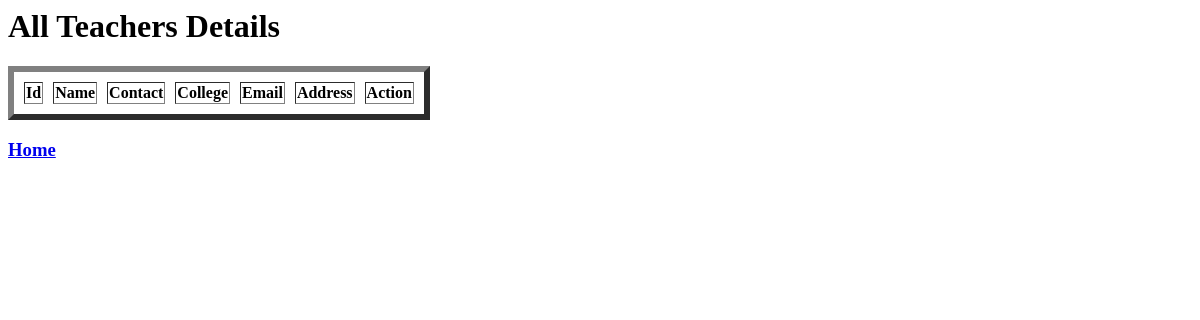
Before: /teacherList with the older database file.
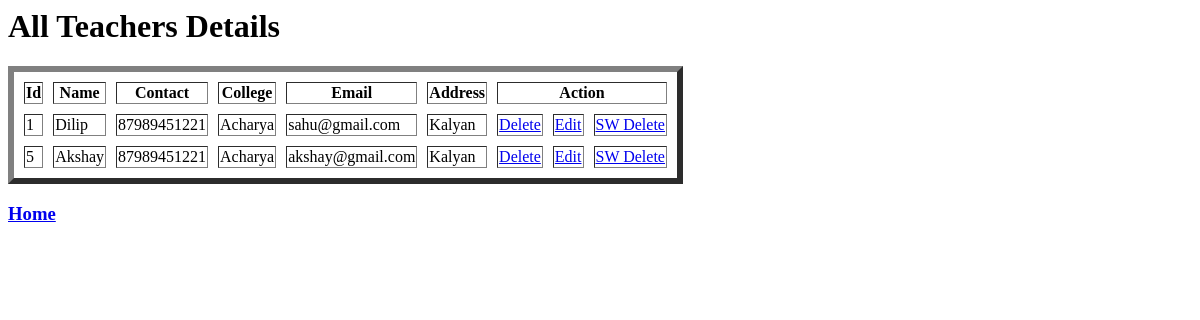
After: the same page with the newer database file.
### CBVApp/models.py (models this page shows, shortened)
class Teacher(models.Model):
    name=models.CharField(max_length=30)
    contact=models.IntegerField()
    college=models.CharField(max_length=30)
    email=models.CharField(max_length=30)
    Address=models.CharField(max_length=300)
    class Meta():
        db_table='Teacher'

### CBVApp/views.py (the view)
# urls.py: path('teacherList',v.TeacherList.as_view()),
class TeacherList(ListView):
    model=Teacher
    template_name="teacherList.html"

### CBVApp/templates/teacherList.html
<h1>All Teachers Details</h1>
<table cellpading="10" cellspacing="10" border="6">
    <tr>
        <th>Id</th>
        <th>Name</th>
        <th>Contact</th>
        <th>College</th>
        <th>Email</th>
        <th>Address</th>
        <th colspan="3">Action</th>
    </tr>
    {% for i in object_list%}
    <tr>
        <td>{{i.id}}</td>
        <td>{{i.name}}</td>
        <td>{{i.contact}}</td>
        <td>{{i.college}}</td>
        <td>{{i.email}}</td>
        <td>{{i.Address}}</td>
        <td><a href="deleteTeacher/{{i.id}}">Delete</a></td>
        <td><a href="editTeacher/{{i.id}}">Edit</a></td>
        <td><a href="sdeleteTeacher/{{i.id}}">SW Delete</a></td>
    </tr>
    {% endfor%}
</table>
<h3><a href="/">Home</a></h3>

Changed rows visible on the page:
added Teacher: id "1", name "Dilip", contact "87989451221", college "Acharya", email "sahu@gmail.com", Address "Kalyan"
added Teacher: id "5", name "Akshay", contact "87989451221", college "Acharya", email "akshay@gmail.com", Address "Kalyan"
